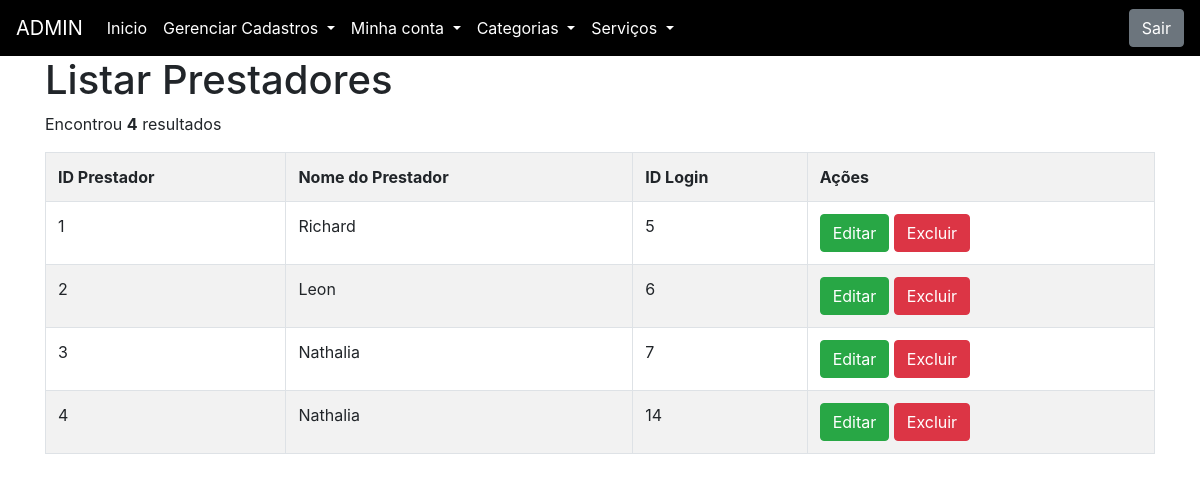
/AreaPrivadaA.php?page=Listar-Prestadores (signed in), run on the app's committed database.
### tables this page shows
CREATE TABLE `prestador` (
  `id_Prestador` int(11) NOT NULL,
  `Nome` varchar(255) NOT NULL,
  `Sobrenome` varchar(255) NOT NULL,
  `CPF` varchar(15) NOT NULL,
  `Telefone` varchar(11) NOT NULL,
  `Cidade` varchar(255) NOT NULL,
  `id_Login` int(11) NOT NULL
);

### Listar-Prestadores.php (the view, shortened to what this page needs)
<!DOCTYPE html>
<h1>Listar Prestadores</h1>
<?php
	$sql = "SELECT id_Prestador, nome,id_Login FROM prestador";
	$res = $conn->query($sql) or die($conn->error);
	$qtd = $res->num_rows;
	if($qtd > 0){
		print "<p>Encontrou <b>$qtd</b> resultados</p>";
		print "<table class='table table-bordered table-striped table-hover'>";
		print "<tr>";
		print "<th>ID Prestador</th>";
		print "<th>Nome do Prestador</th>";
		print "<th>ID Login</th>";
		print "<th>Ações</th>";
		print "</tr>";
		while($row = $res->fetch_object()){
			print "<tr>";
			print "<td>".$row->id_Prestador."</td>";
			print "<td>".$row->nome."</td>";
			print "<td>".$row->id_Login."</td>";
			print "<td>
						<button class='btn btn-success' onclick=\"\">Editar</button>
						<button class='btn btn-danger' onclick=\"\">Excluir</button>
			       </td>";
			print "</tr>";
		}
		print "</table>";
	}else{
		print "Nenhum dado encontrado";
	}
?>

### data on the page
prestador: id_Prestador "1", Nome "Richard", id_Login "5"
prestador: id_Prestador "2", Nome "Leon", id_Login "6"
prestador: id_Prestador "3", Nome "Nathalia", id_Login "7"
prestador: id_Prestador "4", Nome "Nathalia", id_Login "14"

### other printed values
$qtd "4"
